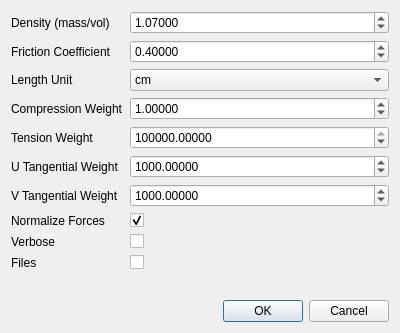
<?xml version="1.0" encoding="UTF-8"?>
<ui version="4.0">
 <class>EquilibriumAnalysisParametersDialog</class>
 <widget class="QDialog" name="EquilibriumAnalysisParametersDialog">
  <property name="windowModality">
   <enum>Qt::ApplicationModal</enum>
  </property>
  <property name="geometry">
   <rect>
    <x>0</x>
    <y>0</y>
    <width>400</width>
    <height>333</height>
   </rect>
  </property>
  <property name="minimumSize">
   <size>
    <width>400</width>
    <height>333</height>
   </size>
  </property>
  <property name="windowTitle">
   <string>Equilibrium Analysis Parameters</string>
  </property>
  <property name="modal">
   <bool>true</bool>
  </property>
  <layout class="QGridLayout" name="gridLayout">
   <item row="0" column="0">
    <layout class="QFormLayout" name="formLayout">
     <item row="0" column="0">
      <widget class="QLabel" name="densityLabel">
       <property name="text">
        <string>Density (mass/vol)</string>
       </property>
      </widget>
     </item>
     <item row="0" column="1">
      <widget class="QDoubleSpinBox" name="densityDoubleSpinBox">
       <property name="decimals">
        <number>5</number>
       </property>
       <property name="maximum">
        <double>1000.000000000000000</double>
       </property>
       <property name="singleStep">
        <double>0.010000000000000</double>
       </property>
       <property name="value">
        <double>1.070000000000000</double>
       </property>
      </widget>
     </item>
     <item row="1" column="0">
      <widget class="QLabel" name="frictionCoefficientLabel">
       <property name="text">
        <string>Friction Coefficient</string>
       </property>
      </widget>
     </item>
     <item row="1" column="1">
      <widget class="QDoubleSpinBox" name="frictionCoefficientDoubleSpinBox">
       <property name="decimals">
        <number>5</number>
       </property>
       <property name="maximum">
        <double>1000.000000000000000</double>
       </property>
       <property name="singleStep">
        <double>0.010000000000000</double>
       </property>
       <property name="value">
        <double>0.400000000000000</double>
       </property>
      </widget>
     </item>
     <item row="2" column="0">
      <widget class="QLabel" name="lengthUnitLabel">
       <property name="text">
        <string>Length Unit</string>
       </property>
      </widget>
     </item>
     <item row="2" column="1">
      <widget class="QComboBox" name="lengthUnitComboBox">
       <item>
        <property name="text">
         <string>cm</string>
        </property>
       </item>
       <item>
        <property name="text">
         <string>m</string>
        </property>
       </item>
      </widget>
     </item>
     <item row="3" column="0">
      <widget class="QLabel" name="compressionWeightLabel">
       <property name="text">
        <string>Compression Weight</string>
       </property>
      </widget>
     </item>
     <item row="3" column="1">
      <widget class="QDoubleSpinBox" name="compressionWeightDoubleSpinBox">
       <property name="decimals">
        <number>5</number>
       </property>
       <property name="maximum">
        <double>100000.000000000000000</double>
       </property>
       <property name="singleStep">
        <double>0.010000000000000</double>
       </property>
       <property name="value">
        <double>1.000000000000000</double>
       </property>
      </widget>
     </item>
     <item row="4" column="0">
      <widget class="QLabel" name="tensionWeightLabel">
       <property name="text">
        <string>Tension Weight</string>
       </property>
      </widget>
     </item>
     <item row="4" column="1">
      <widget class="QDoubleSpinBox" name="tensionWeightDoubleSpinBox">
       <property name="decimals">
        <number>5</number>
       </property>
       <property name="maximum">
        <double>100000.000000000000000</double>
       </property>
       <property name="singleStep">
        <double>0.010000000000000</double>
       </property>
       <property name="value">
        <double>100000.000000000000000</double>
       </property>
      </widget>
     </item>
     <item row="5" column="0">
      <widget class="QLabel" name="uTangentialWeightLabel">
       <property name="text">
        <string>U Tangential Weight</string>
       </property>
      </widget>
     </item>
     <item row="5" column="1">
      <widget class="QDoubleSpinBox" name="uTangentialWeightDoubleSpinBox">
       <property name="decimals">
        <number>5</number>
       </property>
       <property name="maximum">
        <double>100000.000000000000000</double>
       </property>
       <property name="singleStep">
        <double>0.010000000000000</double>
       </property>
       <property name="value">
        <double>1000.000000000000000</double>
       </property>
      </widget>
     </item>
     <item row="6" column="0">
      <widget class="QLabel" name="vTangentialWeightLabel">
       <property name="text">
        <string>V Tangential Weight</string>
       </property>
      </widget>
     </item>
     <item row="6" column="1">
      <widget class="QDoubleSpinBox" name="vTangentialWeightDoubleSpinBox">
       <property name="decimals">
        <number>5</number>
       </property>
       <property name="maximum">
        <double>100000.000000000000000</double>
       </property>
       <property name="singleStep">
        <double>0.010000000000000</double>
       </property>
       <property name="value">
        <double>1000.000000000000000</double>
       </property>
      </widget>
     </item>
     <item row="7" column="0">
      <widget class="QLabel" name="normalizeForcesLabel">
       <property name="text">
        <string>Normalize Forces</string>
       </property>
      </widget>
     </item>
     <item row="7" column="1">
      <widget class="QCheckBox" name="normalizeForcesCheckBox">
       <property name="checked">
        <bool>true</bool>
       </property>
      </widget>
     </item>
     <item row="8" column="0">
      <widget class="QLabel" name="verboseLabel">
       <property name="text">
        <string>Verbose</string>
       </property>
      </widget>
     </item>
     <item row="8" column="1">
      <widget class="QCheckBox" name="verboseCheckBox"/>
     </item>
     <item row="9" column="0">
      <widget class="QLabel" name="filesLabel">
       <property name="text">
        <string>Files</string>
       </property>
      </widget>
     </item>
     <item row="9" column="1">
      <widget class="QCheckBox" name="filesCheckBox"/>
     </item>
    </layout>
   </item>
   <item row="1" column="0">
    <widget class="QDialogButtonBox" name="buttonBox">
     <property name="orientation">
      <enum>Qt::Horizontal</enum>
     </property>
     <property name="standardButtons">
      <set>QDialogButtonBox::Cancel|QDialogButtonBox::Ok</set>
     </property>
    </widget>
   </item>
  </layout>
 </widget>
 <resources/>
 <connections>
  <connection>
   <sender>buttonBox</sender>
   <signal>accepted()</signal>
   <receiver>EquilibriumAnalysisParametersDialog</receiver>
   <slot>accept()</slot>
   <hints>
    <hint type="sourcelabel">
     <x>248</x>
     <y>254</y>
    </hint>
    <hint type="destinationlabel">
     <x>157</x>
     <y>274</y>
    </hint>
   </hints>
  </connection>
  <connection>
   <sender>buttonBox</sender>
   <signal>rejected()</signal>
   <receiver>EquilibriumAnalysisParametersDialog</receiver>
   <slot>reject()</slot>
   <hints>
    <hint type="sourcelabel">
     <x>316</x>
     <y>260</y>
    </hint>
    <hint type="destinationlabel">
     <x>286</x>
     <y>274</y>
    </hint>
   </hints>
  </connection>
 </connections>
</ui>
